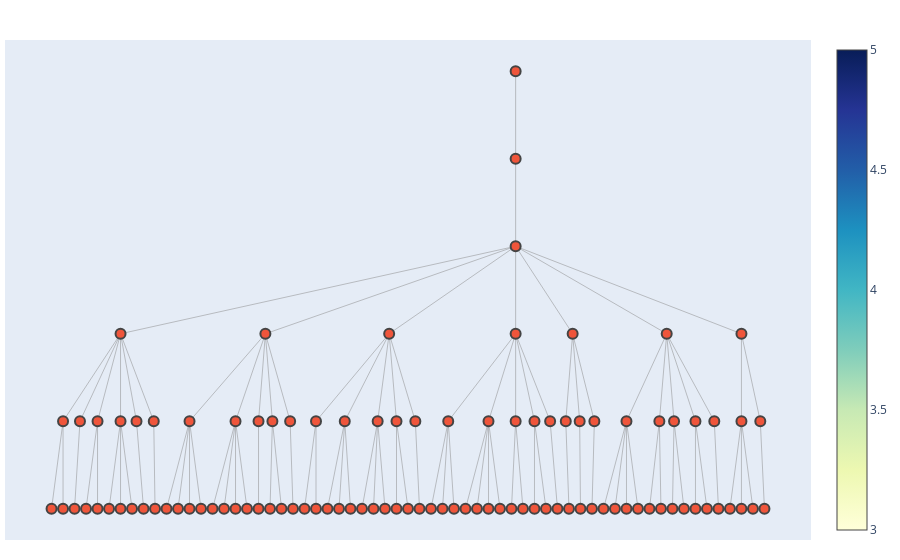

The notebook cell saved with this chart:
### Code cell
import plotly.graph_objs as go

edge_x = []
edge_y = []
for edge in G.edges():
    x0, y0 = pos[edge[0]]
    x1, y1 = pos[edge[1]]
    edge_x.extend([x0, x1, None])
    edge_y.extend([y0, y1, None])

edge_trace = go.Scatter(
    x=edge_x, y=edge_y,
    line=dict(width=0.5, color='#888'),
    hoverinfo='none',
    mode='lines')

node_x = []
node_y = []
for node in G.nodes():
    x, y = pos[node]
    node_x.append(x)
    node_y.append(y)

node_trace = go.Scatter(
    x=node_x, y=node_y,
    mode='markers',
    hoverinfo='text',
    text=[str(node) for node in G.nodes()],
    marker=dict(
        showscale=True,
        colorscale='YlGnBu',
        size=10,
        line_width=2))

fig = go.Figure(data=[edge_trace, node_trace],
               layout=go.Layout(
                   showlegend=False,
                   hovermode='closest',
                   margin=dict(b=20,l=5,r=5,t=40),
                   xaxis=dict(showgrid=False, zeroline=False, showticklabels=False),
                   yaxis=dict(showgrid=False, zeroline=False, showticklabels=False))
                  )

fig.show()

### Figure 1 — Plotly figure (JSON) as saved in the notebook; plotly's stock layout.template omitted (floating-point values rounded to 4 significant figures; data arrays with more than 128 entries replaced by an {"elided": "..."} marker saying what was removed)
{"data": [{"hoverinfo": "none", "line": {"color": "#888", "width": 0.5}, "mode": "lines", "type": "scatter", "x": {"elided": "309 int values"}, "y": {"elided": "309 int values"}}, {"hoverinfo": "text", "marker": {"colorscale": [[0, "rgb(255,255,217)"], [0.125, "rgb(237,248,177)"], [0.25, "rgb(199,233,180)"], [0.375, "rgb(127,205,187)"], [0.5, "rgb(65,182,196)"], [0.625, "rgb(29,145,192)"], [0.75, "rgb(34,94,168)"], [0.875, "rgb(37,52,148)"], [1, "rgb(8,29,88)"]], "line": {"width": 2}, "showscale": true, "size": 10}, "mode": "markers", "text": ["G0L0", "G1L0", "G2L0", "G3L0", "G4L0", "G5L0", "G6L0", "G7L0", "G8L0", "G9L0", "G10L0", "G11L0", "G12L0", "G13L0", "G14L0", "G15L0", "G16L0", "G17L0", "G18L0", "G19L0", "G20L0", "G21L0", "G22L0", "G23L0", "G24L0", "G25L0", "G26L0", "G27L0", "G28L0", "G29L0", "G30L0", "D0", "D1", "D2", "D3", "D4", "D5", "D6", "D7", "D8", "D9", "D10", "D11", "D12", "D13", "D14", "D15", "D16", "D17", "D18", "D19", "D20", "D21", "D22", "D23", "D24", "D25", "D26", "D27", "D28", "D29", "D30", "D31", "D32", "D33", "D34", "D35", "D36", "D37", "D38", "D39", "D40", "D41", "D42", "D43", "D44", "D45", "D46", "D47", "D48", "D49", "D50", "D51", "D52", "D53", "D54", "D55", "D56", "D57", "D58", "D59", "D60", "D61", "D62", "G0L1", "G1L1", "G2L1", "G3L1", "G4L1", "G5L1", "G6L1", "G0L2", "G0L3", "G0L4"], "type": "scatter", "x": [99, 891, 1683, 1179, 2511, 2763, 205, 1863, 1323, 3247, 2933, 2069, 315, 459, 3334, 3426, 3051, 1410, 2187, 1521, 3149, 559, 667, 3627, 2305, 4347, 4465, 3833, 3925, 4059, 4177, 27, 747, 1611, 1035, 2403, 2619, 171, 1755, 1323, 2475, 1683, 1107, 3267, 2907, 1971, 243, 387, 3339, 2043, 1827, 819, 459, 99, 2979, 3411, 3051, 891, 1395, 2691, 2763, 2187, 963, 2547, 1539, 2115, 3195, 1467, 603, 675, 3483, 2259, 315, 2331, 2835, 1899, 4275, 4347, 4491, 1179, 3555, 3771, 3843, 3627, 3915, 3123, 4059, 531, 3987, 4419, 3699, 1251, 4131, 4203, 459, 1366, 2141, 2933, 3290, 3879, 4347, 2933, 2933, 2933], "y": [90, 90, 90, 90, 90, 90, 90, 90, 90, 90, 90, 90, 90, 90, 90, 90, 90, 90, 90, 90, 90, 90, 90, 90, 90, 90, 90, 90, 90, 90, 90, 18, 18, 18, 18, 18, 18, 18, 18, 18, 18, 18, 18, 18, 18, 18, 18, 18, 18, 18, 18, 18, 18, 18, 18, 18, 18, 18, 18, 18, 18, 18, 18, 18, 18, 18, 18, 18, 18, 18, 18, 18, 18, 18, 18, 18, 18, 18, 18, 18, 18, 18, 18, 18, 18, 18, 18, 18, 18, 18, 18, 18, 18, 18, 162, 162, 162, 162, 162, 162, 162, 234, 306, 378]}], "layout": {"autosize": true, "hovermode": "closest", "margin": {"b": 20, "l": 5, "r": 5, "t": 40}, "showlegend": false, "xaxis": {"autorange": true, "range": [-250.9, 4769.0], "showgrid": false, "showticklabels": false, "type": "linear", "zeroline": false}, "yaxis": {"autorange": true, "range": [-11.71, 407.7], "showgrid": false, "showticklabels": false, "type": "linear", "zeroline": false}}}
